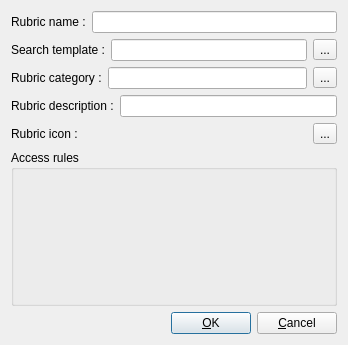
<?xml version="1.0" encoding="UTF-8"?>
<ui version="4.0">
 <class>rubric_form</class>
 <widget class="QDialog" name="rubric_form">
  <property name="geometry">
   <rect>
    <x>0</x>
    <y>0</y>
    <width>348</width>
    <height>345</height>
   </rect>
  </property>
  <property name="windowTitle">
   <string>Add/Edit rubric</string>
  </property>
  <layout class="QGridLayout" name="gridLayout_2">
   <item row="0" column="0" colspan="3">
    <layout class="QHBoxLayout" name="rubric_name_layout">
     <item>
      <widget class="QLabel" name="lRubricName">
       <property name="text">
        <string>Rubric name :</string>
       </property>
       <property name="alignment">
        <set>Qt::AlignJustify|Qt::AlignVCenter</set>
       </property>
      </widget>
     </item>
     <item>
      <widget class="QLineEdit" name="lERubricName"/>
     </item>
    </layout>
   </item>
   <item row="1" column="0" colspan="3">
    <layout class="QHBoxLayout" name="search_template_layout">
     <item>
      <widget class="QLabel" name="lSearchTemplate">
       <property name="text">
        <string>Search template :</string>
       </property>
       <property name="alignment">
        <set>Qt::AlignJustify|Qt::AlignVCenter</set>
       </property>
      </widget>
     </item>
     <item>
      <widget class="QLineEdit" name="lESearchTemplate"/>
     </item>
     <item>
      <widget class="QToolButton" name="tbSearchTemplate">
       <property name="text">
        <string>...</string>
       </property>
      </widget>
     </item>
    </layout>
   </item>
   <item row="2" column="0" colspan="3">
    <layout class="QHBoxLayout" name="category_layout">
     <item>
      <widget class="QLabel" name="lCategory">
       <property name="text">
        <string>Rubric category :</string>
       </property>
       <property name="alignment">
        <set>Qt::AlignJustify|Qt::AlignVCenter</set>
       </property>
      </widget>
     </item>
     <item>
      <widget class="QLineEdit" name="lECategory"/>
     </item>
     <item>
      <widget class="QToolButton" name="tbCategory">
       <property name="text">
        <string>...</string>
       </property>
      </widget>
     </item>
    </layout>
   </item>
   <item row="3" column="0" colspan="3">
    <layout class="QHBoxLayout" name="rubric_desc_layout">
     <item>
      <widget class="QLabel" name="lDescription">
       <property name="text">
        <string>Rubric description :</string>
       </property>
       <property name="alignment">
        <set>Qt::AlignJustify|Qt::AlignVCenter</set>
       </property>
      </widget>
     </item>
     <item>
      <widget class="QLineEdit" name="lERubricDescription"/>
     </item>
    </layout>
   </item>
   <item row="4" column="0" colspan="3">
    <layout class="QHBoxLayout" name="icon_layout">
     <item>
      <widget class="QLabel" name="lRubricIcon">
       <property name="text">
        <string>Rubric icon :</string>
       </property>
       <property name="alignment">
        <set>Qt::AlignJustify|Qt::AlignVCenter</set>
       </property>
      </widget>
     </item>
     <item>
      <widget class="QLabel" name="lRubricIconImage">
       <property name="text">
        <string/>
       </property>
      </widget>
     </item>
     <item>
      <widget class="QToolButton" name="tbRubricIcon">
       <property name="text">
        <string>...</string>
       </property>
      </widget>
     </item>
    </layout>
   </item>
   <item row="5" column="0" colspan="3">
    <widget class="QGroupBox" name="gbAccessRules">
     <property name="title">
      <string>Access rules</string>
     </property>
     <layout class="QGridLayout" name="gridLayout"/>
    </widget>
   </item>
   <item row="6" column="0">
    <spacer name="horizontalSpacer">
     <property name="orientation">
      <enum>Qt::Horizontal</enum>
     </property>
     <property name="sizeHint" stdset="0">
      <size>
       <width>398</width>
       <height>20</height>
      </size>
     </property>
    </spacer>
   </item>
   <item row="6" column="1">
    <widget class="QPushButton" name="pbOk">
     <property name="text">
      <string>&amp;OK</string>
     </property>
    </widget>
   </item>
   <item row="6" column="2">
    <widget class="QPushButton" name="pbCancel">
     <property name="text">
      <string>&amp;Cancel</string>
     </property>
    </widget>
   </item>
  </layout>
 </widget>
 <resources/>
 <connections/>
</ui>
